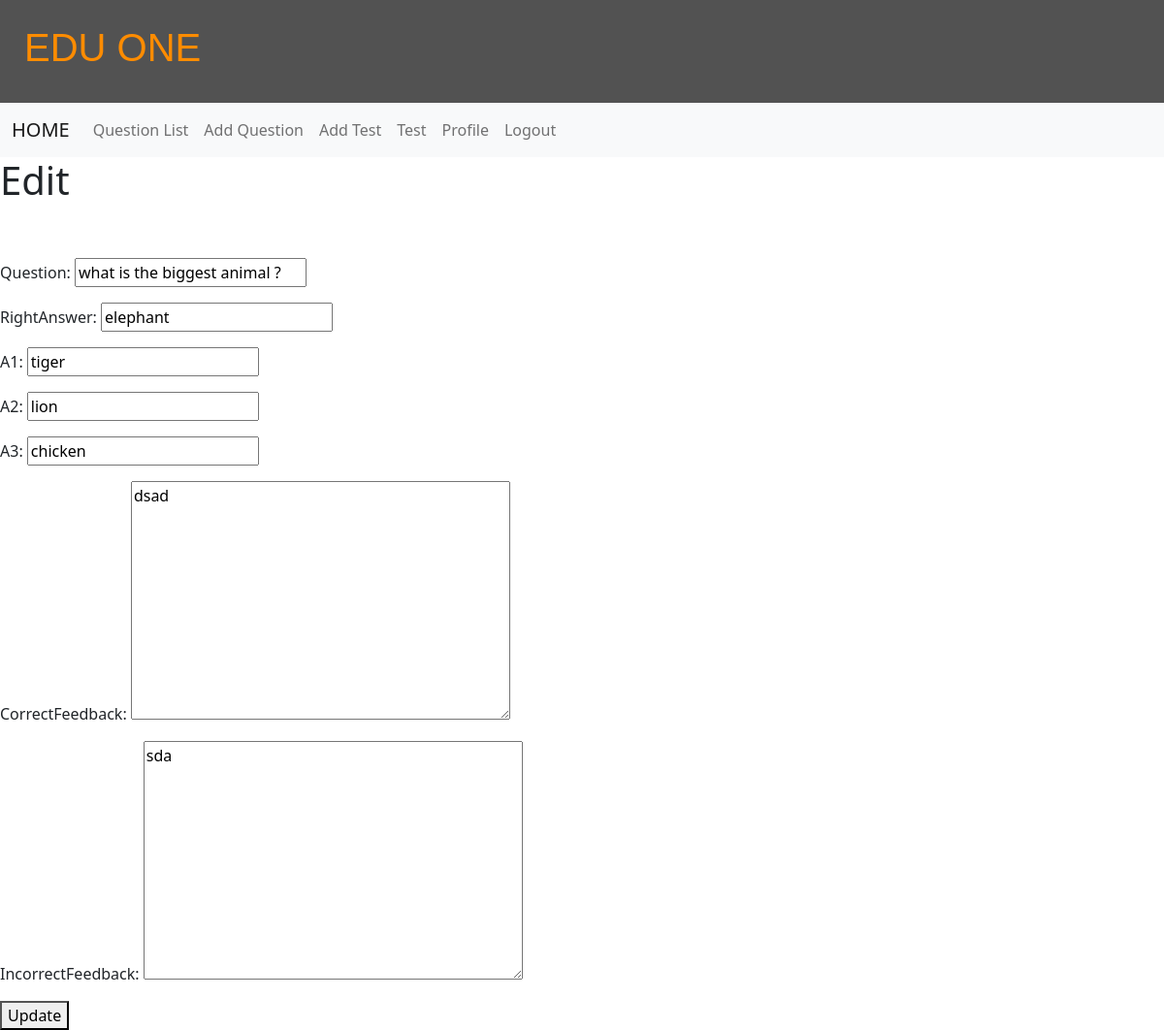
Screenshot of /question/edit/9/ (signed in) with the database file from the repository.
### questions/models.py (models this page shows, shortened)
class Question(models.Model):
    exam = models.ForeignKey(Exam,null=True, on_delete=models.SET_NULL)
    user = models.ForeignKey(User, null=True, on_delete=models.SET_NULL)
    date = models.DateField(auto_now_add=True)
    category = models.CharField(max_length= 255, default='')
    question = models.CharField(max_length=255)
    rightAnswer = models.CharField(max_length=255)
    a1 = models.CharField(max_length=255)
    a2 = models.CharField(max_length=255)
    a3 = models.CharField(max_length=255)
    correctFeedback = models.TextField(max_length=255, null=True, blank=True, default="")
    incorrectFeedback = models.TextField(max_length=255, null=True, blank=True, default="")

### questions/views.py (the view)
# urls.py: path("question/edit/<int:pk>/", questions.views.Update_question_view.as_view(), name='question-edit'),
class Update_question_view(UpdateView):
    model = Question
    template_name = "questions/edit.html"
    fields = ['question', 'rightAnswer', 'a1', 'a2', 'a3', 'correctFeedback', 'incorrectFeedback']

### questions/processor.py (called while the page is built)
def cats_renderer(request):
    return {
       'all_cats': Category.objects.all(),
    }

### templates/questions/edit.html (shortened to what this page needs)
{%extends "base.html" %}
{%block content%}
{% if user.is_authenticated %}
{% if user.id == question.user.id%}
<h1>Edit</h1>
<br><br/>
<div class="form-group">
    <form method='POST' action="." enctype="multipart/form-data">{% csrf_token %}
        {{ form.as_p }}
        <button class = "btn-btn-secondary">Update</button>
    </form>
</div>
{% else %}
<meta http-equiv="refresh" content="0; {%url 'home'%}" />
{% endif %}
{% else %}
<meta http-equiv="refresh" content="0; {%url 'login'%}" />
{% endif %}
{% endblock %}

### rows the page displays
Question: question "what is the biggest animal ?", rightAnswer "elephant", a1 "tiger", a2 "lion", a3 "chicken", correctFeedback "dsad", incorrectFeedback "sda"
